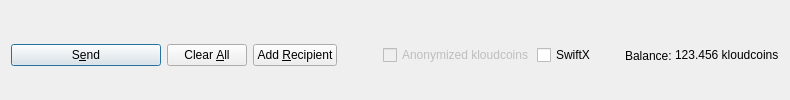
         <widget class="QFrame" name="frame_Send">
          <layout class="QHBoxLayout" name="horizontalLayout">
           <property name="bottomMargin">
            <number>0</number>
           </property>
           <item>
            <widget class="QPushButton" name="sendButton">
             <property name="minimumSize">
              <size>
               <width>150</width>
               <height>0</height>
              </size>
             </property>
             <property name="toolTip">
              <string>Confirm the send action</string>
             </property>
             <property name="text">
              <string>S&amp;end</string>
             </property>
             <property name="icon">
              <iconset resource="../kloudcoins.qrc">
               <normaloff>:/icons/send</normaloff>:/icons/send</iconset>
             </property>
             <property name="autoDefault">
              <bool>false</bool>
             </property>
             <property name="default">
              <bool>true</bool>
             </property>
            </widget>
           </item>
           <item>
            <widget class="QPushButton" name="clearButton">
             <property name="sizePolicy">
              <sizepolicy hsizetype="Minimum" vsizetype="Fixed">
               <horstretch>0</horstretch>
               <verstretch>0</verstretch>
              </sizepolicy>
             </property>
             <property name="toolTip">
              <string>Clear all fields of the form.</string>
             </property>
             <property name="text">
              <string>Clear &amp;All</string>
             </property>
             <property name="icon">
              <iconset resource="../kloudcoins.qrc">
               <normaloff>:/icons/remove</normaloff>:/icons/remove</iconset>
             </property>
             <property name="autoDefault">
              <bool>false</bool>
             </property>
            </widget>
           </item>
           <item>
            <widget class="QPushButton" name="addButton">
             <property name="toolTip">
              <string>Send to multiple recipients at once</string>
             </property>
             <property name="text">
              <string>Add &amp;Recipient</string>
             </property>
             <property name="icon">
              <iconset resource="../kloudcoins.qrc">
               <normaloff>:/icons/add</normaloff>:/icons/add</iconset>
             </property>
             <property name="autoDefault">
              <bool>false</bool>
             </property>
            </widget>
           </item>
           <item>
            <spacer name="horizontalSpacer">
             <property name="orientation">
              <enum>Qt::Horizontal</enum>
             </property>
             <property name="sizeHint" stdset="0">
              <size>
               <width>40</width>
               <height>20</height>
              </size>
             </property>
            </spacer>
           </item>
           <item>
            <layout class="QHBoxLayout" name="horizontalLayout_2">
             <property name="spacing">
              <number>3</number>
             </property>
             <item>
              <widget class="QCheckBox" name="checkzECA">
               <property name="enabled">
                <bool>false</bool>
               </property>
               <property name="text">
                <string>Anonymized kloudcoins</string>
               </property>
              </widget>
             </item>
             <item>
              <widget class="QCheckBox" name="checkSwiftTX">
               <property name="enabled">
                <bool>true</bool>
               </property>
               <property name="minimumSize">
                <size>
                 <width>85</width>
                 <height>0</height>
                </size>
               </property>
               <property name="text">
                <string>SwiftX</string>
               </property>
              </widget>
             </item>
             <item>
              <widget class="QLabel" name="label">
               <property name="text">
                <string>Balance:</string>
               </property>
              </widget>
             </item>
             <item>
              <widget class="QLabel" name="labelBalance">
               <property name="sizePolicy">
                <sizepolicy hsizetype="Preferred" vsizetype="Fixed">
                 <horstretch>0</horstretch>
                 <verstretch>0</verstretch>
                </sizepolicy>
               </property>
               <property name="cursor">
                <cursorShape>IBeamCursor</cursorShape>
               </property>
               <property name="text">
                <string notr="true">123.456 kloudcoins</string>
               </property>
               <property name="textInteractionFlags">
                <set>Qt::LinksAccessibleByMouse|Qt::TextSelectableByKeyboard|Qt::TextSelectableByMouse</set>
               </property>
              </widget>
             </item>
            </layout>
           </item>
          </layout>
         </widget>
